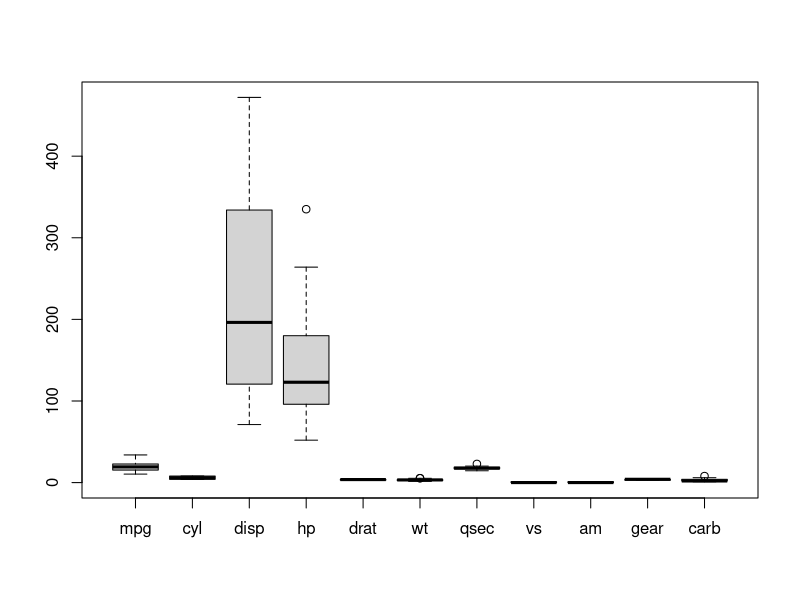
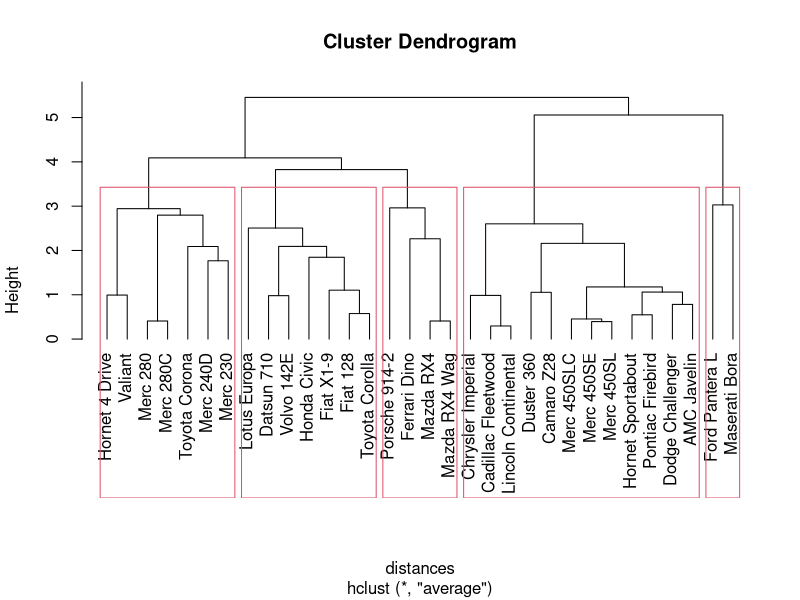

These figures' R source, in order:
library(dplyr)

#załadowanie danych
data.set <- mtcars

#skalowanie
boxplot(mtcars)
data.set <- data.set %>% scale(center = TRUE, scale = TRUE) 

distances <- dist(data.set, method = 'euclidean')

tree.average <- hclust(distances, method = 'average')

plot(tree.average, hang = -1)
lab.average <- cutree(tree.average, 5)
rect.hclust(tree.average, k = 5, border = 2, cluster = lab.average)
